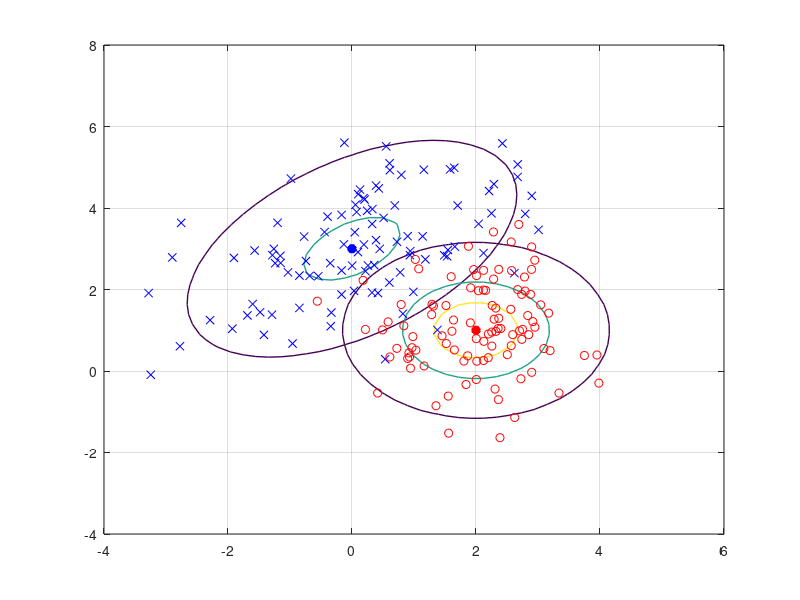

This chart was generated by the following MATLAB code: (Note: this script raises an error after producing the figure.)
% =========================================================================
% Distributions' feature
%N=100; 
%m1 = [0; 3];m2 = [2; 1];
%C1 = [2 1; 1 2]; C2 = [1 0; 0 1]; 
%X1 = mvnrnd(m1, C1, N);X2 = mvnrnd(m2, C2, N);
load('distributions.mat');

%Limits
x1Lim = [-4 6];
x2Lim = [-4 8];


%Probability contour plot
numGrid = 50;
xRange = linspace(x1Lim(1), x1Lim(2), numGrid);
yRange = linspace(x2Lim(1), x2Lim(2), numGrid);
P1 = zeros(numGrid, numGrid);
P2 = zeros(numGrid, numGrid);
for j=1:numGrid
    for i=1:numGrid;
        x = [xRange(j) yRange(i)]';
        P1(i,j) = mvnpdf(x', m1', C1);
        P2(i,j) = mvnpdf(x', m2', C2);
    end
end
Pmax = max(max([P1 P2]));
figure(1), clf,
contour(xRange, yRange, P1, [0.1*Pmax 0.5*Pmax 0.8*Pmax], 'LineWidth', 1);
hold on;
contour(xRange, yRange, P2, [0.1*Pmax 0.5*Pmax 0.8*Pmax], 'LineWidth', 1);
% Plot centres
plot(m1(1), m1(2), 'b*', 'LineWidth', 4);
plot(m2(1), m2(2), 'r*', 'LineWidth', 4);
% Plot distributions
plot(X1(:,1),X1(:,2),'bx', X2(:,1),X2(:,2),'ro'); grid on;
%title('Bayesian quadratic decision boundary', 'FontSize', 16);
%xlabel('x1', 'FontSize', 14)
%ylabel('x2', 'FontSize', 14);
%return;


% Plot quadratic classification boundary
% gi(x) = x^t W_i x + w^t_i x + w_i0,   
C1_inv = inv(C1);
C2_inv = inv(C2);
W1=(-1/2)*C1_inv;
W2=(-1/2)*C2_inv;
w1=C1_inv*m1;
w2=C2_inv*m2;
omega01=(-1/2)*m1'*C1_inv*m1 - (1/2)*log(det(C1)) + log(0.5);
omega02=(-1/2)*m2'*C2_inv*m2 - (1/2)*log(det(C2)) + log(0.5);

%Solve
x = sym('x',[2 1]); %x = sym(x,'real');
assume(x,'real');

g1= x'*W1*x + w1'*x + omega01;
g2= x'*W2*x + w2'*x + omega02;

%Plot solution
[equation, ~, conds] = solve(g1 == g2, x(2,1), 'ReturnConditions', true);
xi=linspace(-0.6373,6,numGrid);
yi=zeros(2,numGrid);
for i=1:numGrid
    x1 = xi(i);
    yi(:,i) = subs(equation);
end
plot(xi,yi(1,:),'r', 'LineWidth', 4); 
plot(xi,yi(2,:),'r', 'LineWidth', 4);
xlim(x1Lim);
ylim(x2Lim);









%NEURAL NETWORK - CLASSIFICATION
X = [X1; X2];
y = [ ones(N,1); -1*ones(N,1) ];
%y = [ ones(N,1); zeros(N,1) ];

%net = feedforwardnet(5, 'trainscg');
%net = patternnet(4);
hiddenNeurons = 5;
net = feedforwardnet(hiddenNeurons);
net = train(net, X', y');
save( strcat('net-', num2str(hiddenNeurons), '.mat') ,'net');  % function form
%view(net);
output = net(X');
%plot(y, output', 'b.');
%return;


% Plot decision boundary
%x1Lim=[-4,6];
%x2Lim=[-4,8];
x1 = x1Lim(1):.1:x1Lim(2); x2 = x2Lim(1):.1:x2Lim(2);
[Xg1,Xg2] = meshgrid(x1,x2);
OUT = net([Xg1(:) Xg2(:)]');
OUT2 = -1 + 2*(OUT>0);
%OUT2 = -1 + 2*(OUT>0.5);
%figure(1), clf, hold on;
%contour(x1,x2,reshape(OUT2,length(x2),length(x1)), 1, 'LineWidth', 4, 'LineColor', 'red');
%mesh(x1,x2,reshape(OUT2,length(x2),length(x1)));
contour(x1,x2,reshape(OUT2,length(x2),length(x1)), 1, 'LineWidth', 4);
title( strcat('ANN decision contour (',num2str(hiddenNeurons),')'), 'FontSize', 16);
xlabel('x1', 'FontSize', 14); ylabel('x2', 'FontSize', 14);
%return;



% % Plot basic data
% % Plot centres
% %figure(1),clf,hold on;
% plot(m1(1), m1(2), 'b*', 'LineWidth', 6);
% plot(m2(1), m2(2), 'r*', 'LineWidth', 6);
% % Plot distributions
% plot(X1(:,1),X1(:,2),'bx', X2(:,1),X2(:,2),'ro', 'LineWidth', 2); 
% grid on;
% %xlim(x1Lim);ylim(x2Lim);





% Count missclassifications
E1 = 0; E2 = 0; LIMIT = 0;
for i=1:2*N
    if i<=N && output(i) < LIMIT 
        E1 = E1 + 1;
    end
    if i>N && output(i) > LIMIT
        E2 = E2 + 1;
    end
end
display(E1);display(E2);




% Confusion
y2 = y./2+0.5;
output2 = output'./2+0.5;
figure(2); 
gca = plotconfusion(y2', output2');
set(gca,'Position',[76 110 234 242]);

